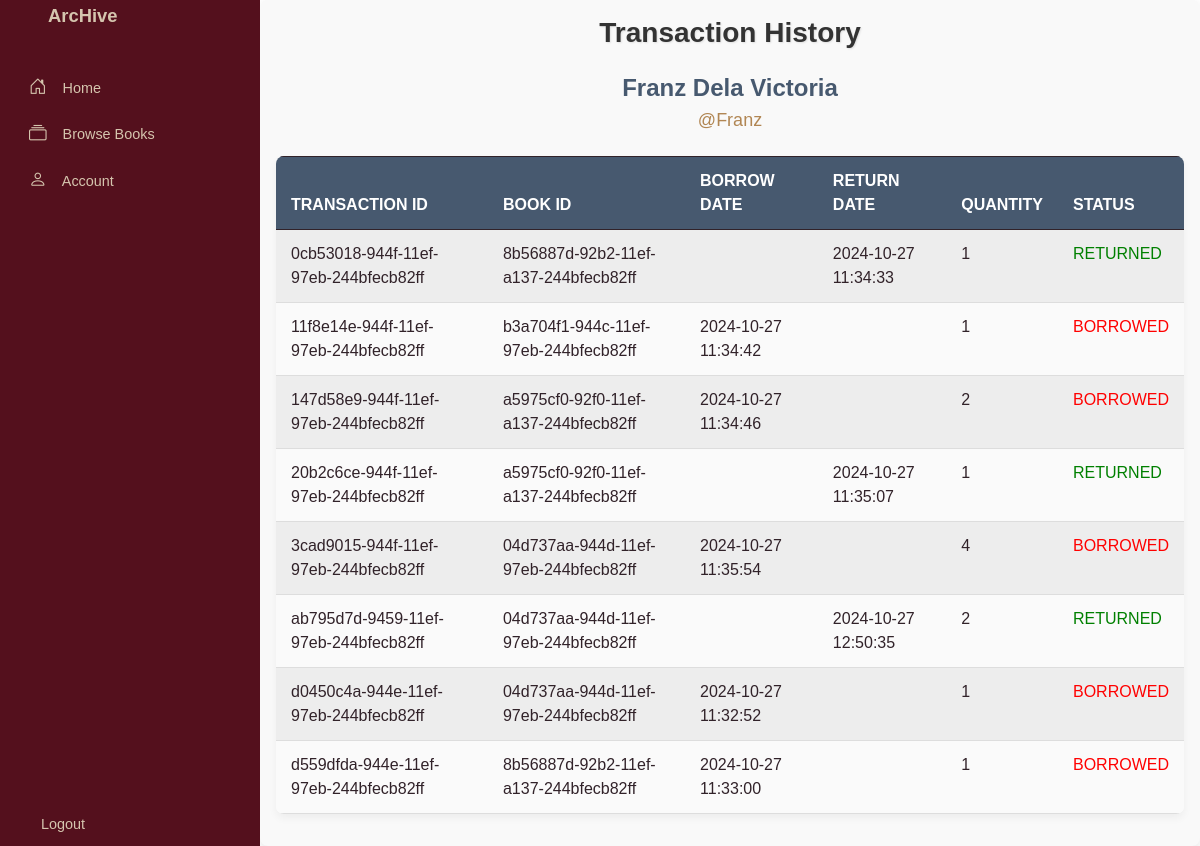
The page /user_transaction_history.php?id=1104e5fc-920b-11ef-93d3-244bfecb82ff on the database as committed earlier.
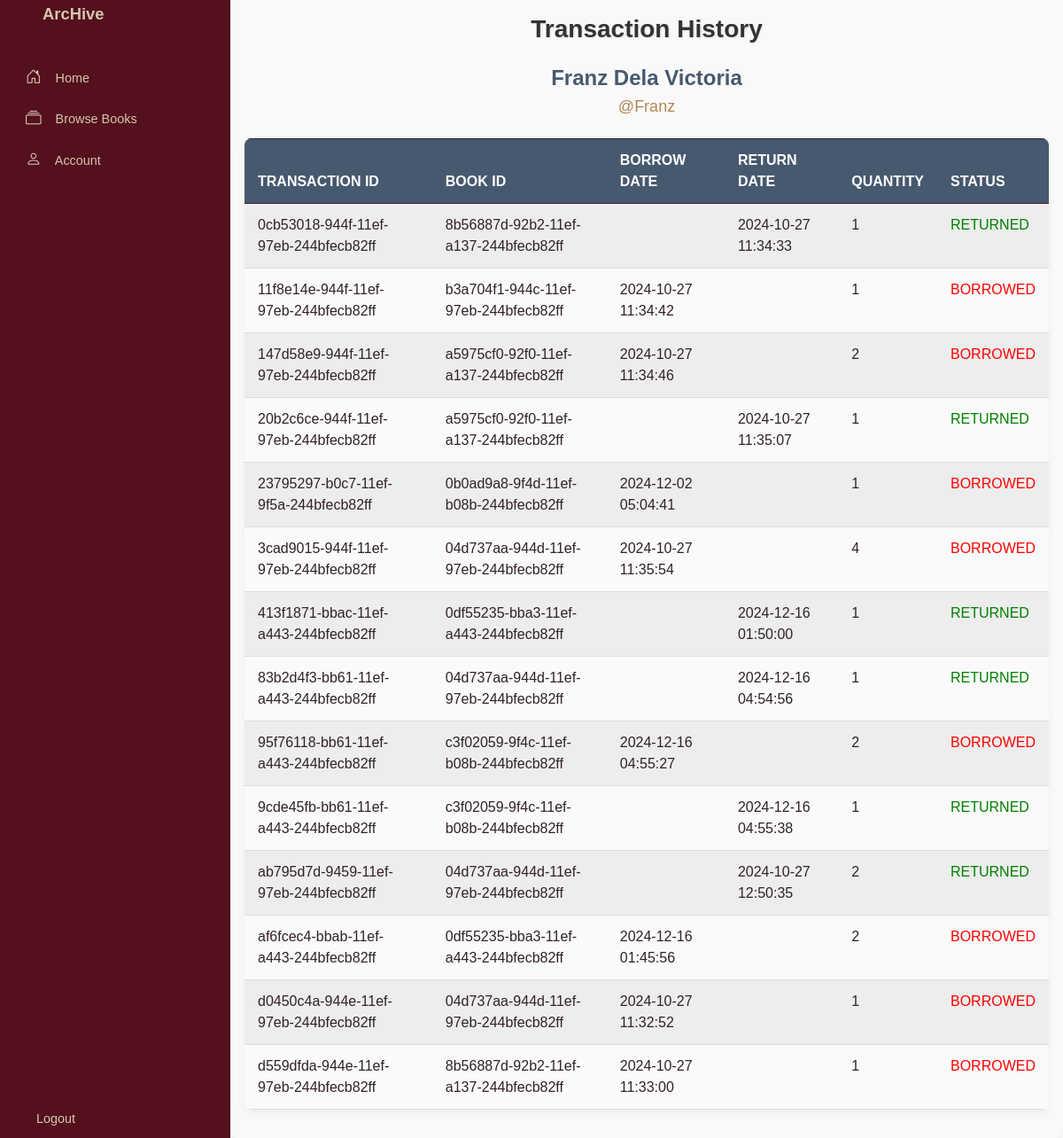
The same page on the database as committed later.
### tables this page shows
CREATE TABLE `users` (
  `id` char(36) NOT NULL DEFAULT uuid(),
  `username` varchar(255) NOT NULL,
  `email` varchar(255) NOT NULL,
  `password` varchar(255) NOT NULL,
  `firstName` varchar(255) NOT NULL,
  `lastName` varchar(255) NOT NULL,
  `userType` varchar(255) NOT NULL
);

CREATE TABLE `transactions` (
  `id` char(36) NOT NULL DEFAULT uuid(),
  `userId` char(36) NOT NULL,
  `bookId` char(36) NOT NULL,
  `borrowDate` datetime DEFAULT NULL,
  `returnDate` datetime DEFAULT NULL,
  `status` varchar(255) NOT NULL,
  `quantity` int(11) NOT NULL
);

### user_transaction_history.php (the view, shortened to what this page needs)
<?php
    require_once 'config/db_config.php';
?>
<!DOCTYPE html>
<html lang="en">
<head>
    <link href="https://cdn.lineicons.com/4.0/lineicons.css" rel="stylesheet" />
    <link href="https://cdn.jsdelivr.net/npm/bootstrap@5.3.0-alpha3/dist/css/bootstrap.min.css" rel="stylesheet"
>
    <link rel="stylesheet" href="https://cdnjs.cloudflare.com/ajax/libs/bootstrap-icons/1.8.1/font/bootstrap-icons.min.css">
    <link rel="stylesheet" href="css/sidebar.css">
    <link rel="stylesheet" href="css/home.css">
    <link rel="stylesheet" href="css/browse_books.css">
    <link rel="stylesheet" href="css/global_scrollbar.css">
    <link rel="stylesheet" href="css/user_trans.css">
</head>
<body>
<div class="wrapper">
<aside id="sidebar">
            <div class="d-flex">
                <a class="toggle-btn" href="#" id="sidebar-button">
                </a>
                <div class="sidebar-logo">
                    <a href="home.php">ArcHive</a>
                </div>
            </div>
            <ul class="sidebar-nav">
                <li class="sidebar-item">
                    <a href="home.php" class="sidebar-link">
                        <i class="bi bi-house-door"></i>
                        <span>Home</span>
                    </a>
                </li>
                <li class="sidebar-item">
                    <a href="#" class="sidebar-link" onclick="openTab(event, 'browseBooks', 'browseTab', 'booksPage')" id="browseTab">
                        <i class="bi bi-collection"></i>
                        <span>Browse Books</span>
                    </a>
                </li>
                <li class="sidebar-item">
                    <a href="account.php" class="sidebar-link">
                        <i class="bi bi-person"></i>
                        <span>Account</span>
                    </a>
                </li>
            </ul>
            <div class="sidebar-footer">
                <a href="#" id="logoutBtn" class="sidebar-link">
                    <span>Logout</span>
                </a>
            </div>
        </aside>    <div class="main p-3">
        <?php
            $user_id = $_GET['id'];
            $userInfo = "
                SELECT * FROM users WHERE id = '$user_id';
            ";
            $transactionHistoryQuery = "
                SELECT
                    T.id, T.bookId ,T.borrowDate, T.returnDate, T.status, T.quantity, U.username, U.firstName, U.lastName
                FROM
                    transactions AS T
                INNER JOIN
                    users AS U
                WHERE
                    U.id = '$user_id';
            ";
            $userResult = mysqli_query($conn, $userInfo);
            $transactionHistoryQueryResult = mysqli_query($conn, $transactionHistoryQuery);
        ?>
            <h2 class="text-center mb-4">Transaction History</h2>
            <div class="text-center my-4">
            <?php $user = mysqli_fetch_assoc($userResult); ?>
            <h3><?=$user['firstName']. " " . $user['lastName']?></h3>
            <h5 class="">@<?=$user['username']?></h5>
                    </div>
            <table class="table table-bordered table-striped table-hover mt-3">
                <thead>
                    <tr>
                        <th>Transaction ID</th>
                        <th>Book ID</th>
                        <th>Borrow Date</th>
                        <th>Return Date</th>
                        <th>Quantity</th>
                        <th>Status</th>
                    </tr>
                </thead>
                <tbody>
                    <?php
                        while ($row = mysqli_fetch_array($transactionHistoryQueryResult)):
                            $transacId = $row['id'];
                            $transacBookId = $row['bookId'];
                            $borrowDate = $row['borrowDate'];
                            $returnDate = $row['returnDate'];
                            $quantity = $row['quantity'];
                        ?>
                        <tr>
                            <td><?=$transacId?></td>
                            <td><?=$transacBookId?></td>
                            <td><?=$borrowDate?></td>
                            <td><?=$returnDate?></td>
                            <td><?=$quantity?></td>
                            <td style="color: <?= ($row['status'] == 'BORROWED') ? 'red' : 'green'?>;"><?=$row['status']?></td>
                        </tr>
                    <?php endwhile; ?>
                </tbody>
            </table>
    </div>
</div>
</body>
</html>

### css/sidebar.css (style rules this page uses)
a { text-decoration: none; }
li { list-style: none; }
body { font-family: 'Poppins', sans-serif; }
.wrapper { display: flex; }
.main { min-height: 100vh; width: 100%; overflow: hidden; transition: all 0.35s ease-in-out; background-color: #fafbfe; }
#sidebar { width: 70px; min-width: 70px; z-index: 1000; transition: all .25s ease-in-out; background-color: #54101d; display: flex; flex-direction: column; }
#sidebar.expand { width: 260px; min-width: 260px; }
.toggle-btn { background-color: transparent; cursor: pointer; border: 0; padding: 1rem 1.5rem; }
.sidebar-logo { margin: auto 0; }
.sidebar-logo a { color: #d5c5ae; font-size: 1.15rem; font-weight: 600; }
.sidebar-nav { padding: 2rem 0; flex: 1 1 auto; }
a.sidebar-link { padding: .625rem 1.625rem; color: #d5c5ae; display: block; font-size: 0.9rem; white-space: nowrap; border-left: 3px solid transparent; }
.sidebar-link i { font-size: 1.1rem; margin-right: .75rem; }
.sidebar-item { position: relative; }

### css/home.css (style rules this page uses)
.main { background-color: #f9f9f9; color: #312229; padding: 3rem; border-radius: 0.5rem; box-shadow: 0 4px 8px rgba(0, 0, 0, 0.1); }
h2 { color: #54101d; font-size: 2rem; margin-bottom: 2rem; text-align: center; text-shadow: 1px 1px 2px rgba(0, 0, 0, 0.1); }
.table { background-color: #ffffff; color: #312229; border: none; margin-top: 1rem; border-radius: 0.5rem; overflow: hidden; }
.table th, .table td { border: none; padding: 1rem; }
.table th { background-color: #b18653; color: #ffffff; }
.table-striped tbody tr:nth-of-type(odd) { background-color: #f9f9f9; }

### css/user_trans.css (style rules this page uses)
* { font-family: Arial, Helvetica, sans-serif; margin: 0; padding: 0; box-sizing: border-box; }
.main { padding: 30px; max-width: 1200px; margin: 0 auto; background-color: #f9f9f9; border-radius: 8px; box-shadow: 0 4px 12px rgba(0, 0, 0, 0.1); }
h2 { font-size: 28px; font-weight: bold; color: #333; margin-bottom: 20px; }
h3 { font-size: 24px; font-weight: bold; color: #47596f; }
h5 { font-size: 18px; color: #b18653; margin-top: 5px; }
.table { width: 100%; margin-top: 30px; border-collapse: collapse; background-color: #fff; border-radius: 8px; box-shadow: 0 4px 8px rgba(0, 0, 0, 0.05); }
.table th, .table td { padding: 12px 15px; text-align: left; font-size: 16px; color: #312229; }
.table th { background-color: #47596f; color: white; text-transform: uppercase; font-weight: bold; }
.table tbody tr { border-bottom: 1px solid #ddd; }
.table td { background-color: #fafafa; }
.text-center { text-align: center; }
.my-4 { margin-top: 20px; margin-bottom: 20px; }
.mb-4 { margin-bottom: 30px; }
.mt-3 { margin-top: 20px; }

Rows that differ between the two databases and show on the page:
added transactions: id "23795297-b0c7-11ef-9f5a-244bfecb82ff", bookId "0b0ad9a8-9f4d-11ef-b08b-244bfecb82ff", borrowDate "2024-12-02 05:04:41", quantity "1", status "BORROWED"
added transactions: id "413f1871-bbac-11ef-a443-244bfecb82ff", bookId "0df55235-bba3-11ef-a443-244bfecb82ff", returnDate "2024-12-16 01:50:00", quantity "1", status "RETURNED"
added transactions: id "83b2d4f3-bb61-11ef-a443-244bfecb82ff", bookId "04d737aa-944d-11ef-97eb-244bfecb82ff", returnDate "2024-12-16 04:54:56", quantity "1", status "RETURNED"
added transactions: id "95f76118-bb61-11ef-a443-244bfecb82ff", bookId "c3f02059-9f4c-11ef-b08b-244bfecb82ff", borrowDate "2024-12-16 04:55:27", quantity "2", status "BORROWED"
added transactions: id "9cde45fb-bb61-11ef-a443-244bfecb82ff", bookId "c3f02059-9f4c-11ef-b08b-244bfecb82ff", returnDate "2024-12-16 04:55:38", quantity "1", status "RETURNED"
added transactions: id "af6fcec4-bbab-11ef-a443-244bfecb82ff", bookId "0df55235-bba3-11ef-a443-244bfecb82ff", borrowDate "2024-12-16 01:45:56", quantity "2", status "BORROWED"
